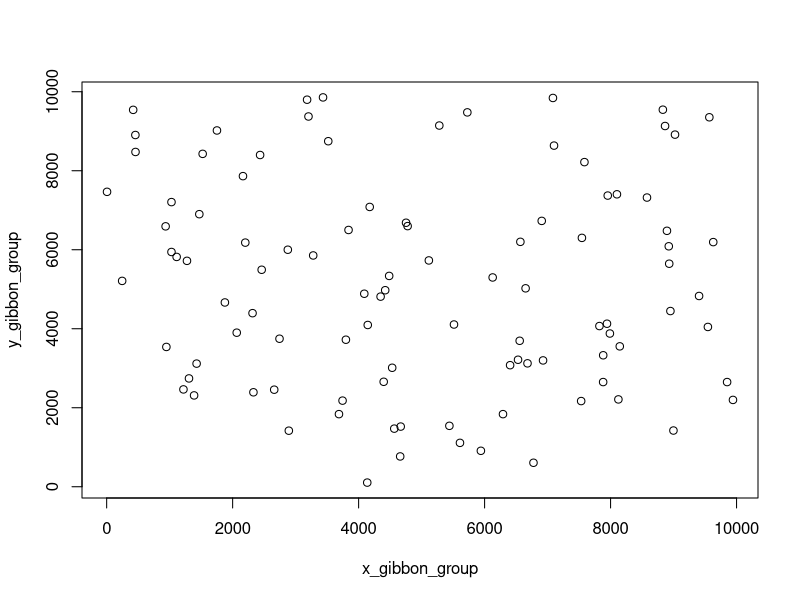

Reproduce this figure in R.
set.seed(123)

# x and y in square survey site with dimensions 10kmx10km with markers every 2000m
# mics
x_mic = seq(from = 2000, to = 8000, by = 2000)
y_mic = seq(from = 2000, to = 8000, by = 2000)

mic_coords = expand.grid(x = x_mic, y = y_mic)
colnames(mic_coords) = c('x_mic', 'y_mic')
mic_coords = as.matrix(mic_coords)

# expectation of gibbon groups in survey area
intensity = 0.000001
x_perimeter = 10000
y_perimeter = 10000
survey_area = x_perimeter * y_perimeter
expected_gibbon_groups = intensity * survey_area

# homogeneous Poisson point process for getting gibbon coordinates
x_gibbon_group <- round(runif(expected_gibbon_groups, 0, x_perimeter))
y_gibbon_group <- round(runif(expected_gibbon_groups, 0, y_perimeter))

gibbon_group_coords = cbind(x_gibbon_group, y_gibbon_group)
gibbon_group_coords = as.matrix(gibbon_group_coords)

# TODO: this plot looks like ass, please fix
plot(x_gibbon_group, y_gibbon_group)

# euclidean distance for detector to gibbon observation
dist_mic_gibbon <- matrix(NA, nrow = nrow(mic_coords), ncol = nrow(gibbon_group_coords))

for (i in 1:nrow(dist_mic_gibbon)) {
  for (j in 1:ncol(dist_mic_gibbon)) {
    dist_mic_gibbon[i, j] <- sqrt(sum((mic_coords[i, ] - gibbon_group_coords[j, ])^2))
  }
}

# half normal hazard distribution
lambda = 500
sigma = 50






